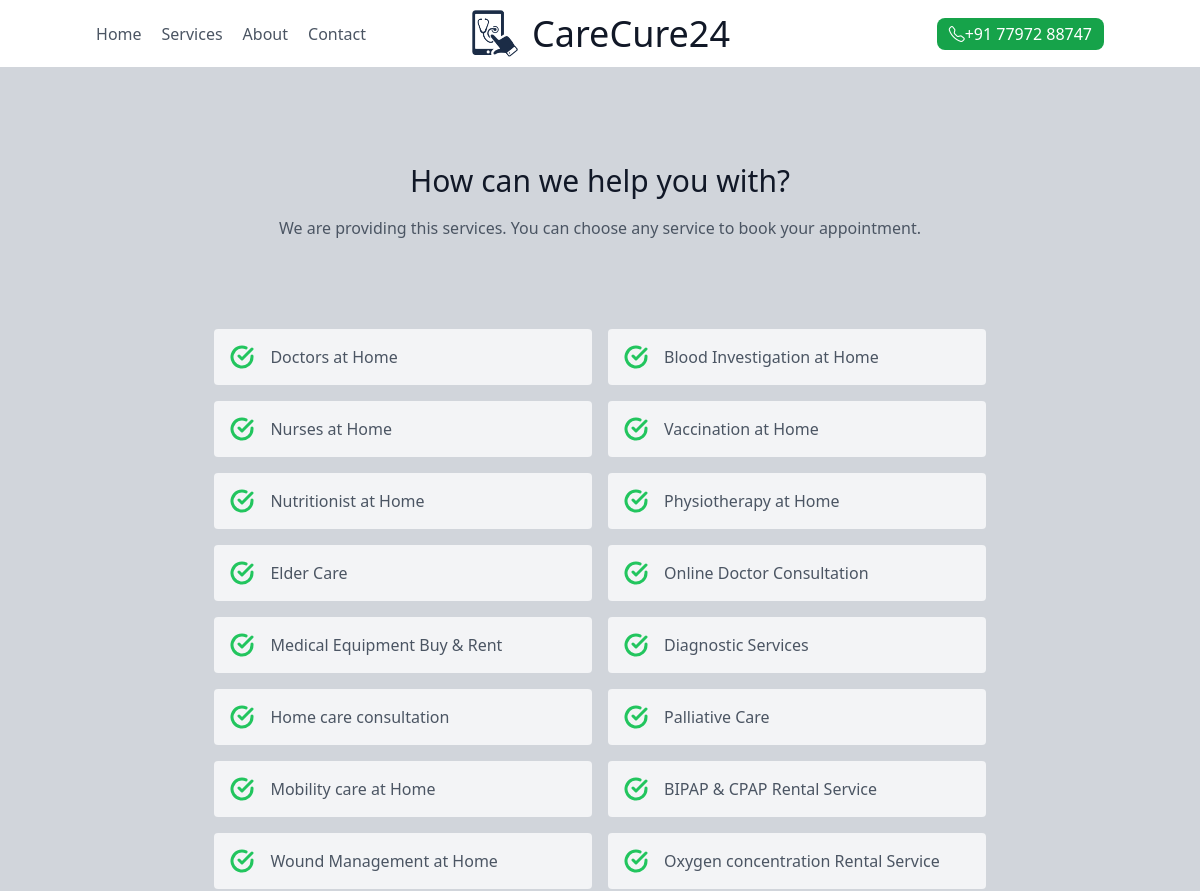
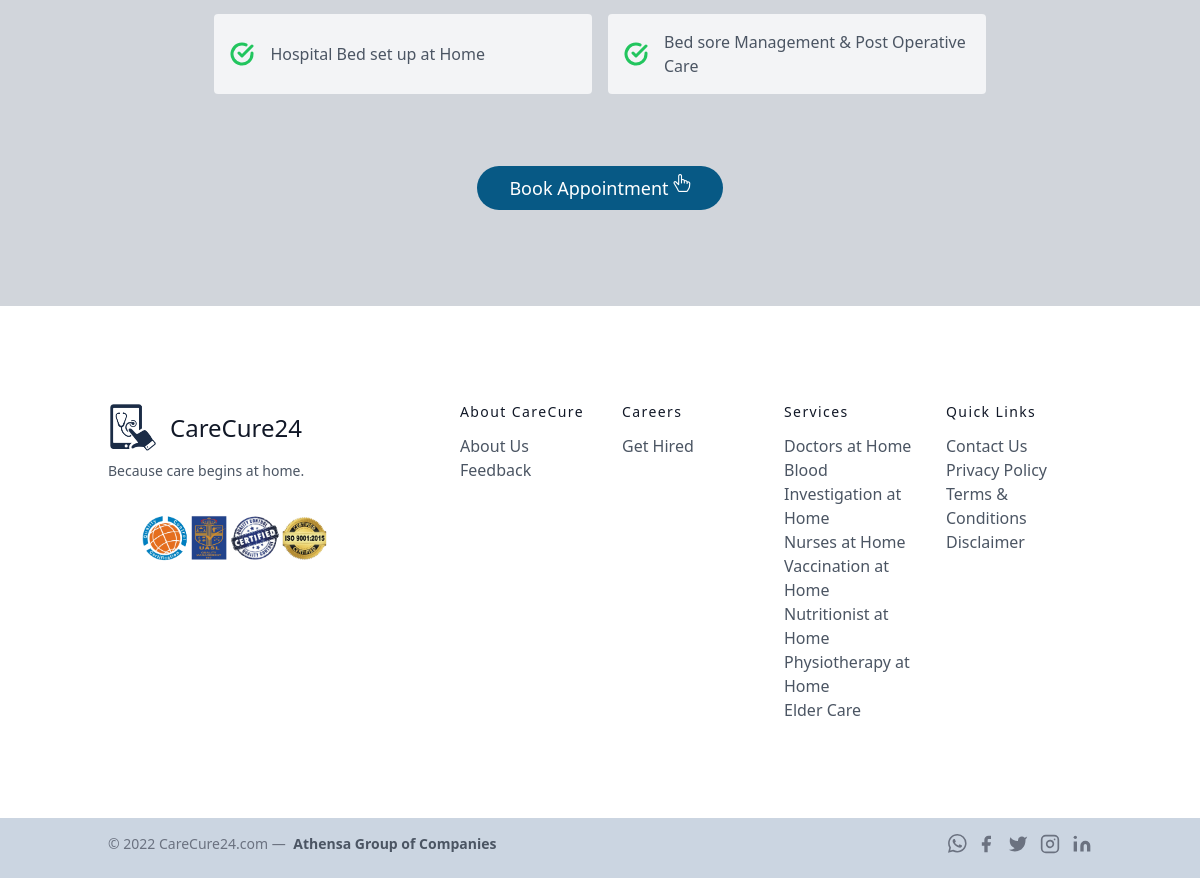
/services.php, run on the app's committed database (2 pictures, top to bottom).
### tables this page shows
CREATE TABLE `services` (
  `id` int(11) NOT NULL,
  `service_name` varchar(50) NOT NULL
);

### services.php (the view, shortened to what this page needs)
<!DOCTYPE html>
<html lang="en">
<head>
    <?php require('include/header.php'); ?>
</head>
<body>
<section class="bg-gray-300 text-gray-600 body-font">
        <div class="container px-5 py-24 mx-auto">
            <div class="text-center mb-20">
                <h1 class="sm:text-3xl text-2xl font-medium text-center title-font text-gray-900 mb-4">How can we help you with?</h1>
                <p class="text-base leading-relaxed xl:w-2/4 lg:w-3/4 mx-auto">
                    We are providing this services. You can choose any service to book your appointment.
                </p>
            </div>
            <div class="flex flex-wrap lg:w-4/5 sm:mx-auto sm:mb-2 -mx-2">
                <?php
                $sql = "SELECT * FROM services";
                $res = $conn->query($sql);
                while ($row = $res->fetch_assoc()) :
                ?>
                    <div class="p-2 sm:w-1/2 w-full">
                        <a href="./book.php?service_id=<?php echo $row['id']; ?>">
                            <div class="bg-gray-100 hover:bg-green-200 rounded flex p-4 h-full items-center">
                                <svg fill="none" stroke="currentColor" stroke-linecap="round" stroke-linejoin="round" stroke-width="3" class="text-green-500 w-6 h-6 flex-shrink-0 mr-4" viewBox="0 0 24 24">
                                    <path d="M22 11.08V12a10 10 0 11-5.93-9.14"></path>
                                    <path d="M22 4L12 14.01l-3-3"></path>
                                </svg>
                                <span class="title-font font-medium"><?php echo $row['service_name']; ?></span>
                            </div>
                        </a>
                    </div>
                <?php
                endwhile;
                ?>
            </div>
                <button class="flex mx-auto mt-16 text-white bg-sky-800 border-0 py-2 px-8 focus:outline-none hover:bg-sky-600 rounded-full text-lg gap-x-1">Book Appointment <i class="bi bi-hand-index-thumb"></i></button></a>
        </div>
    </section>
<?php require('include/footer.php'); ?>
</body>
</html>

### include/footer.php (shortened to what this page needs)
<footer class="bg-white text-gray-600 body-font">
        <div
            class="container px-5 py-24 mx-auto flex md:items-center lg:items-start md:flex-row md:flex-nowrap flex-wrap flex-col">
            <div class="w-64 flex-shrink-0 md:mx-0 mx-auto text-center md:text-left">
                <a class="flex title-font font-medium items-center md:justify-start justify-center text-gray-900">
                <img src="./icon.png" width="50px" height="50px" alt="CareCure24 Logo">
                    <span class="ml-3 text-2xl">CareCure24</span>
                </a>
                <p class="mt-2 text-sm text-gray-600">Because care begins at home.</p>
                <br>
                <p class="container">
                    <center>
                    <img src="./img/iso-logo2.png" width="200px" height="200px" alt="ISO Logo">
                    </center>
                </p>
            </div>
            <div class="flex-grow flex flex-wrap md:pl-20 -mb-10 md:mt-0 mt-10 md:text-left text-center">
                <div class="lg:w-1/4 md:w-1/2 w-full px-4">
                    <h2 class="title-font font-medium text-gray-900 tracking-widest text-sm mb-3">About CareCure</h2>
                    <nav class="list-none mb-10">
                    <li>
                        <a href="./about.php" class="text-gray-600 hover:text-blue-600">About Us</a>
                    </li>
                    <li>
                        <a href="./feedback.php" class="text-gray-600 hover:text-blue-600">Feedback</a>
                    </li>
                    </nav>
                </div>
                <div class="lg:w-1/4 md:w-1/2 w-full px-4">
                    <h2 class="title-font font-medium text-gray-900 tracking-widest text-sm mb-3">Careers</h2>
                    <nav class="list-none mb-10">
                        <li>
                            <a href="./career.php"  class="text-gray-600 hover:text-gray-800">Get Hired</a>
                        </li>
                    </nav>
                </div>
                <div class="lg:w-1/4 md:w-1/2 w-full px-4">
                    <h2 class="title-font font-medium text-gray-900 tracking-widest text-sm mb-3">Services</h2>
                    <nav class="list-none mb-10">
                    <?php
                    $sql = "SELECT * FROM services LIMIT 7";
                    $res = $conn->query($sql);
                    while ($row = $res->fetch_assoc()) :
                ?>
                        <li>
                            <a href="./book.php?service_id=<?php echo $row['id']; ?>" class="text-gray-600 hover:text-blue-600"><?php echo $row['service_name']; ?></a>
                        </li>
                        <?php
                endwhile;
                ?>
                    </nav>
                </div>
                <div class="lg:w-1/4 md:w-1/2 w-full px-4">
                    <h2 class="title-font font-medium text-gray-900 tracking-widest text-sm mb-3">Quick Links</h2>
                    <nav class="list-none mb-10">
                        <li>
                            <a href="./contact.php" class="text-gray-600 hover:text-blue-600">Contact Us</a>
                        </li>
                        <li>
                            <a href="./privacy.php" class="text-gray-600 hover:text-blue-600">Privacy Policy</a>
                        </li>
                        <li>
                            <a href="./terms.php" class="text-gray-600 hover:text-blue-600">Terms & Conditions</a>
                        </li>
                        <li>
                            <a href="./disclaimer.php" class="text-gray-600 hover:text-blue-600">Disclaimer</a>
                        </li>
                    </nav>
                </div>
            </div>
        </div>
        <div class="bg-slate-300">
            <div class="container mx-auto py-4 px-5 flex flex-wrap flex-col sm:flex-row">
                <p class="text-gray-500 text-sm text-center sm:text-left">© 2022 CareCure24.com —
                    <a href="./" rel="noopener noreferrer" class="text-gray-600 ml-1"
                        target="_blank"><b>Athensa Group of Companies</b></a>
                </p>
                <span class="inline-flex sm:ml-auto sm:mt-0 mt-2 justify-center sm:justify-start">
                    <a href="https://wa.me/917797288747" target="_blank" class="text-gray-500">
                    </a>
                    <a href="https://facebook.com/carecure24" target="_blank" class="text-gray-500">
                        <svg fill="currentColor" stroke-linecap="round" stroke-linejoin="round" stroke-width="2"
                            class="w-5 h-5" viewBox="0 0 24 24">
                            <path d="M18 2h-3a5 5 0 00-5 5v3H7v4h3v8h4v-8h3l1-4h-4V7a1 1 0 011-1h3z"></path>
                        </svg>
                    </a>
                    <a href="https://twitter.com/carecure24" target="_blank" class="ml-3 text-gray-500">
                        <svg fill="currentColor" stroke-linecap="round" stroke-linejoin="round" stroke-width="2"
                            class="w-5 h-5" viewBox="0 0 24 24">
                            <path
                                d="M23 3a10.9 10.9 0 01-3.14 1.53 4.48 4.48 0 00-7.86 3v1A10.66 10.66 0 013 4s-4 9 5 13a11.64 11.64 0 01-7 2c9 5 20 0 20-11.5a4.5 4.5 0 00-.08-.83A7.72 7.72 0 0023 3z">
                            </path>
                        </svg>
                    </a>
                    <a href="https://instagram.com/carecure.24" target="_blank" class="ml-3 text-gray-500">
                        <svg fill="none" stroke="currentColor" stroke-linecap="round" stroke-linejoin="round"
                            stroke-width="2" class="w-5 h-5" viewBox="0 0 24 24">
                            <rect width="20" height="20" x="2" y="2" rx="5" ry="5"></rect>
                            <path d="M16 11.37A4 4 0 1112.63 8 4 4 0 0116 11.37zm1.5-4.87h.01"></path>
                        </svg>
                    </a>
                    <a href="https://linkedin.com/company/carecure24" target="_blank" class="ml-3 text-gray-500">
                        <svg fill="currentColor" stroke="currentColor" stroke-linecap="round" stroke-linejoin="round"
                            stroke-width="0" class="w-5 h-5" viewBox="0 0 24 24">
                            <path stroke="none"
                                d="M16 8a6 6 0 016 6v7h-4v-7a2 2 0 00-2-2 2 2 0 00-2 2v7h-4v-7a6 6 0 016-6zM2 9h4v12H2z">
                            </path>
                            <circle cx="4" cy="4" r="2" stroke="none"></circle>
                        </svg>
                    </a>
                </span>
            </div>
        </div>
    </footer>

### data on the page
services: service_name "Doctors at Home"
services: service_name "Blood Investigation at Home"
services: service_name "Nurses at Home"
services: service_name "Vaccination at Home"
services: service_name "Nutritionist at Home"
services: service_name "Physiotherapy at Home"
services: service_name "Elder Care"
services: service_name "Online Doctor Consultation"
services: service_name "Medical Equipment Buy & Rent"
services: service_name "Diagnostic Services"
services: service_name "Home care consultation"
services: service_name "Palliative Care"
services: service_name "Mobility care at Home"
services: service_name "BIPAP & CPAP Rental Service"
services: service_name "Wound Management at Home"
services: service_name "Oxygen concentration Rental Service"
services: service_name "Hospital Bed set up at Home"
services: service_name "Bed sore Management & Post Operative Care"
